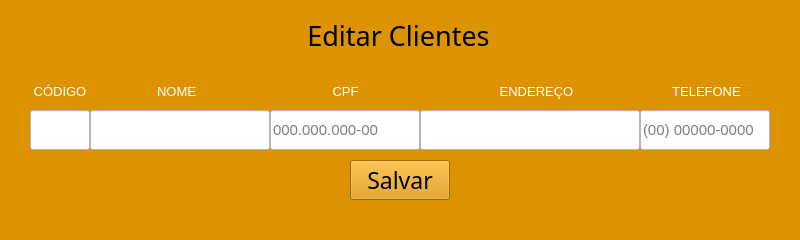
<?xml version="1.0" encoding="UTF-8"?>
<ui version="4.0">
 <class>MainWindow</class>
 <widget class="QMainWindow" name="MainWindow">
  <property name="geometry">
   <rect>
    <x>0</x>
    <y>0</y>
    <width>800</width>
    <height>240</height>
   </rect>
  </property>
  <property name="minimumSize">
   <size>
    <width>260</width>
    <height>240</height>
   </size>
  </property>
  <property name="windowTitle">
   <string>MainWindow</string>
  </property>
  <property name="layoutDirection">
   <enum>Qt::LeftToRight</enum>
  </property>
  <property name="autoFillBackground">
   <bool>false</bool>
  </property>
  <property name="styleSheet">
   <string notr="true">background-color: rgb(221, 147, 0);</string>
  </property>
  <property name="animated">
   <bool>false</bool>
  </property>
  <widget class="QWidget" name="centralwidget">
   <widget class="QLabel" name="label_3">
    <property name="geometry">
     <rect>
      <x>30</x>
      <y>80</y>
      <width>60</width>
      <height>22</height>
     </rect>
    </property>
    <property name="font">
     <font>
      <pointsize>10</pointsize>
     </font>
    </property>
    <property name="styleSheet">
     <string notr="true">color: rgb(255, 255, 255);</string>
    </property>
    <property name="text">
     <string>CÓDIGO</string>
    </property>
    <property name="alignment">
     <set>Qt::AlignCenter</set>
    </property>
   </widget>
   <widget class="QLabel" name="label_5">
    <property name="geometry">
     <rect>
      <x>289</x>
      <y>80</y>
      <width>113</width>
      <height>22</height>
     </rect>
    </property>
    <property name="font">
     <font>
      <pointsize>10</pointsize>
     </font>
    </property>
    <property name="styleSheet">
     <string notr="true">color: rgb(255, 255, 255);</string>
    </property>
    <property name="text">
     <string>CPF</string>
    </property>
    <property name="alignment">
     <set>Qt::AlignCenter</set>
    </property>
   </widget>
   <widget class="QLineEdit" name="lineEdit_4">
    <property name="geometry">
     <rect>
      <x>270</x>
      <y>110</y>
      <width>150</width>
      <height>40</height>
     </rect>
    </property>
    <property name="font">
     <font>
      <pointsize>11</pointsize>
     </font>
    </property>
    <property name="styleSheet">
     <string notr="true">background-color: rgb(255, 255, 255);</string>
    </property>
    <property name="placeholderText">
     <string>000.000.000-00</string>
    </property>
   </widget>
   <widget class="QLabel" name="label_6">
    <property name="geometry">
     <rect>
      <x>480</x>
      <y>80</y>
      <width>113</width>
      <height>22</height>
     </rect>
    </property>
    <property name="font">
     <font>
      <pointsize>10</pointsize>
     </font>
    </property>
    <property name="styleSheet">
     <string notr="true">color: rgb(255, 255, 255);</string>
    </property>
    <property name="text">
     <string>ENDEREÇO</string>
    </property>
    <property name="alignment">
     <set>Qt::AlignCenter</set>
    </property>
   </widget>
   <widget class="QLineEdit" name="lineEdit_3">
    <property name="geometry">
     <rect>
      <x>90</x>
      <y>110</y>
      <width>180</width>
      <height>40</height>
     </rect>
    </property>
    <property name="font">
     <font>
      <pointsize>11</pointsize>
     </font>
    </property>
    <property name="styleSheet">
     <string notr="true">background-color: rgb(255, 255, 255);</string>
    </property>
   </widget>
   <widget class="QLabel" name="label_4">
    <property name="geometry">
     <rect>
      <x>120</x>
      <y>80</y>
      <width>113</width>
      <height>22</height>
     </rect>
    </property>
    <property name="font">
     <font>
      <pointsize>10</pointsize>
     </font>
    </property>
    <property name="styleSheet">
     <string notr="true">color: rgb(255, 255, 255);</string>
    </property>
    <property name="text">
     <string>NOME</string>
    </property>
    <property name="alignment">
     <set>Qt::AlignCenter</set>
    </property>
   </widget>
   <widget class="QLineEdit" name="lineEdit_2">
    <property name="geometry">
     <rect>
      <x>30</x>
      <y>110</y>
      <width>60</width>
      <height>40</height>
     </rect>
    </property>
    <property name="font">
     <font>
      <pointsize>11</pointsize>
     </font>
    </property>
    <property name="styleSheet">
     <string notr="true">background-color: rgb(255, 255, 255);</string>
    </property>
   </widget>
   <widget class="QLineEdit" name="lineEdit_5">
    <property name="geometry">
     <rect>
      <x>420</x>
      <y>110</y>
      <width>220</width>
      <height>40</height>
     </rect>
    </property>
    <property name="font">
     <font>
      <pointsize>11</pointsize>
     </font>
    </property>
    <property name="styleSheet">
     <string notr="true">background-color: rgb(255, 255, 255);</string>
    </property>
   </widget>
   <widget class="QPushButton" name="botaoSalvar">
    <property name="geometry">
     <rect>
      <x>350</x>
      <y>160</y>
      <width>100</width>
      <height>40</height>
     </rect>
    </property>
    <property name="font">
     <font>
      <family>Bodoni MT</family>
      <pointsize>17</pointsize>
     </font>
    </property>
    <property name="styleSheet">
     <string notr="true">background-color: rgb(227, 131, 0);
color: rgb(53, 41,5);
pushButton{
border-styler: inset;
border-width: medium;	
#border-color: rgb(53, 41, 5);
box-shadow: black 60px -16px;
border-radius: 50px;
}</string>
    </property>
    <property name="text">
     <string>Salvar</string>
    </property>
   </widget>
   <widget class="QLabel" name="label">
    <property name="geometry">
     <rect>
      <x>288</x>
      <y>0</y>
      <width>221</width>
      <height>71</height>
     </rect>
    </property>
    <property name="font">
     <font>
      <family>Algerian</family>
      <pointsize>20</pointsize>
     </font>
    </property>
    <property name="text">
     <string>Editar Clientes</string>
    </property>
    <property name="alignment">
     <set>Qt::AlignCenter</set>
    </property>
   </widget>
   <widget class="QLabel" name="label_8">
    <property name="geometry">
     <rect>
      <x>670</x>
      <y>10</y>
      <width>70</width>
      <height>60</height>
     </rect>
    </property>
    <property name="text">
     <string/>
    </property>
    <property name="pixmap">
     <pixmap>../Sistema Manda Brasa Atualizado/burguer2.png</pixmap>
    </property>
    <property name="scaledContents">
     <bool>true</bool>
    </property>
   </widget>
   <widget class="QLabel" name="label_9">
    <property name="geometry">
     <rect>
      <x>60</x>
      <y>10</y>
      <width>70</width>
      <height>60</height>
     </rect>
    </property>
    <property name="text">
     <string/>
    </property>
    <property name="pixmap">
     <pixmap>../Sistema Manda Brasa Atualizado/burguer2.png</pixmap>
    </property>
    <property name="scaledContents">
     <bool>true</bool>
    </property>
   </widget>
   <widget class="QLineEdit" name="lineEdit_6">
    <property name="geometry">
     <rect>
      <x>640</x>
      <y>110</y>
      <width>130</width>
      <height>40</height>
     </rect>
    </property>
    <property name="font">
     <font>
      <pointsize>11</pointsize>
     </font>
    </property>
    <property name="styleSheet">
     <string notr="true">background-color: rgb(255, 255, 255);</string>
    </property>
    <property name="placeholderText">
     <string>(00) 00000-0000</string>
    </property>
   </widget>
   <widget class="QLabel" name="label_10">
    <property name="geometry">
     <rect>
      <x>650</x>
      <y>80</y>
      <width>113</width>
      <height>22</height>
     </rect>
    </property>
    <property name="font">
     <font>
      <pointsize>10</pointsize>
     </font>
    </property>
    <property name="styleSheet">
     <string notr="true">color: rgb(255, 255, 255);</string>
    </property>
    <property name="text">
     <string>TELEFONE</string>
    </property>
    <property name="alignment">
     <set>Qt::AlignCenter</set>
    </property>
   </widget>
  </widget>
  <widget class="QMenuBar" name="menubar">
   <property name="geometry">
    <rect>
     <x>0</x>
     <y>0</y>
     <width>800</width>
     <height>21</height>
    </rect>
   </property>
  </widget>
  <widget class="QStatusBar" name="statusbar"/>
 </widget>
 <tabstops>
  <tabstop>lineEdit_2</tabstop>
  <tabstop>lineEdit_3</tabstop>
  <tabstop>lineEdit_4</tabstop>
  <tabstop>lineEdit_5</tabstop>
  <tabstop>lineEdit_6</tabstop>
  <tabstop>botaoSalvar</tabstop>
 </tabstops>
 <resources/>
 <connections/>
</ui>
